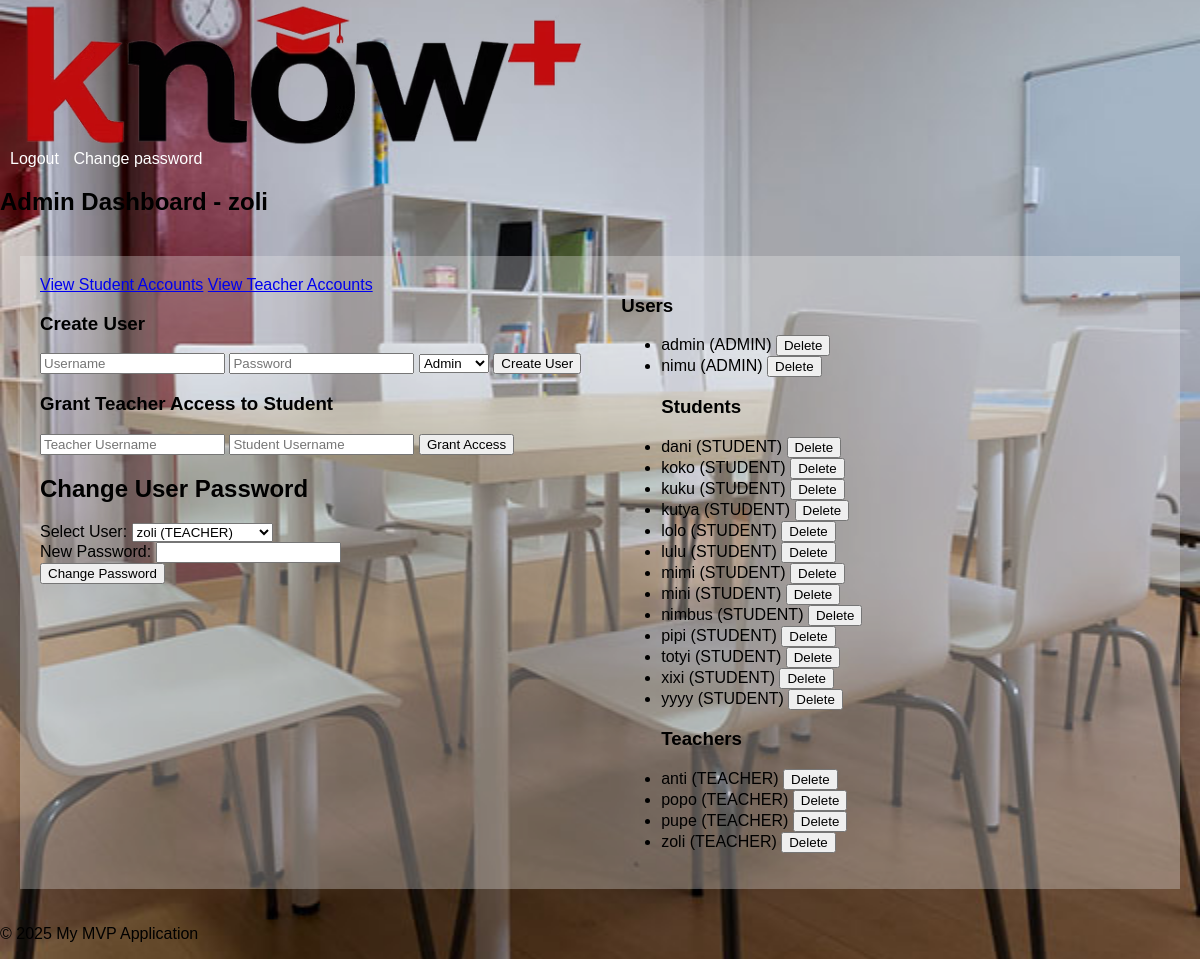
The app's page /admin/home (signed in) with its own data.
### models.py (models this page shows, shortened)
class User(db.Model, UserMixin):
    id = db.Column(db.Integer, primary_key=True)
    username = db.Column(db.String(80), unique=True, nullable=False)
    password_hash = db.Column(db.String(128))
    user_type = db.Column(db.Enum(UserType), nullable=False)  # Using UserType enum for role

### app.py (the view)
@app.route('/admin/home', methods=['GET'])
@login_required
def admin_home_display():
    users = User.query.all()  # Fetch all users to populate the dropdown
    return render_template('admin_home.html', users=users)

### app.py (called while the page is built)
@login_manager.user_loader
def load_user(user_id):
    return User.query.get(int(user_id))  # Load from the unified User model

### templates/admin_home.html (shortened to what this page needs)
{% extends "base.html" %}
{% block content %}
<h2>Admin Dashboard - {{ current_user.username }}</h2>
<div class="container">
    <div class="left-column">
        <div class="d-grid gap-2 d-md-block">
            <a href="{{ url_for('view_students') }}" class="btn btn-primary">View Student Accounts</a>
            <a href="{{ url_for('view_teachers') }}" class="btn btn-primary">View Teacher Accounts</a>
        </div>
        <h3>Create User</h3>
        <form action="{{ url_for('create_user') }}" method="post">
            <input type="text" name="username" placeholder="Username" required>
            <input type="password" name="password" placeholder="Password" required>
            <select name="user_type">
                <option value="ADMIN">Admin</option>
            </select>
            <button type="submit">Create User</button>
        </form>
        <h3>Grant Teacher Access to Student</h3>
        <form action="{{ url_for('grant_access') }}" method="post">
            <input type="text" name="teacher_username" placeholder="Teacher Username" required>
            <input type="text" name="student_username" placeholder="Student Username" required>
            <button type="submit">Grant Access</button>
        </form>
        <h2>Change User Password</h2>
        <form method="POST" action="{{ url_for('change_user_password') }}">
            <div>
                <label for="user_id">Select User:</label>
                <select name="user_id" id="user_id" required>
                    {% for user in users %}
                    <option value="{{ user.id }}">{{ user.username }} ({{ user.user_type.value }})</option>
                    {% endfor %}
                </select>
            </div>
            <div>
                <label for="new_password">New Password:</label>
                <input type="password" name="new_password" id="new_password" required>
            </div>
            <button type="submit">Change Password</button>
        </form>
    </div>
    <div class="right-column">
        <h3>Users</h3>
        <ul>
            {% set grouped_users = users | sort(attribute='username') | groupby('user_type.value') %}
            {% for group in grouped_users %}
            {% if group.grouper == 'ADMINISTRATOR' %}
            <h3>Administrators</h3>
            {% elif group.grouper == 'TEACHER' %}
            <h3>Teachers</h3>
            {% elif group.grouper == 'STUDENT' %}
            <h3>Students</h3>
            {% endif %}
            {% for user in group.list %}
            <li>
                {{ user.username }} ({{ user.user_type.value }})
                <form action="{{ url_for('delete_user', user_id=user.id) }}" method="post" style="display: inline;">
                    <button type="submit">Delete</button>
                </form>
            </li>
            {% endfor %}
            {% endfor %}
        </ul>
    </div>
</div>
{% endblock %}

### templates/base.html (shortened to what this page needs)
<!DOCTYPE html>
<html lang="en">
<head>
    <link rel="stylesheet" href="{{ url_for('static', filename='css/style.css') }}">
</head>
<body style="background-image: url('{{ url_for('static', filename='img/background.jpg') }}'); background-size: cover; background-repeat: no-repeat; background-attachment: fixed;">
<div id="header">
    <a href="/">
        <picture>
            <source srcset="{{ url_for('static', filename='img/logo.avif') }}" type="image/avif">
            <img src="{{ url_for('static', filename='img/logo.png') }}" alt="Your Logo" class="logo">
        </picture>
    </a>
    <div class="user-options">
        {% if current_user.is_authenticated %}
        <a href="{{ url_for('logout') }}">Logout</a>
        <a href="{{ url_for('change_password') }}">Change password</a>
        {% endif %}
    </div>
</div>
<div id="content">
    {% block content %}{% endblock %}
</div>
<div id="footer">
    <p>&copy; 2025 My MVP Application</p>
</div>
</body>
</html>

### static/css/style.css (style rules this page uses)
body { font-family: sans-serif; margin: 0; padding: 0; color: black; background-image: url('static/img/background.jpg'); background-size: cover; background-position: center; }
.logo { height: 150px; vertical-align: middle; margin-left: 20px; }
.user-options { margin-right: 20px; }
.user-options a { color: white; text-decoration: none; margin-left: 10px; }
.container { display: flex; padding: 20px; }
.left-column, .right-column { background-color: rgba(242, 242, 242, 0.3); padding: 20px; }
.left-column h2 { flex: 0 0 250px; }
.right-column { flex: 1; overflow-y: auto; }

### records on screen
User: username "zoli", user_type.value "TEACHER"
User: username "admin", user_type.value "ADMIN"
User: username "nimu", user_type.value "ADMIN"
User: username "dani", user_type.value "STUDENT"
User: username "koko", user_type.value "STUDENT"
User: username "kuku", user_type.value "STUDENT"
User: username "kutya", user_type.value "STUDENT"
User: username "lolo", user_type.value "STUDENT"
User: username "lulu", user_type.value "STUDENT"
User: username "mimi", user_type.value "STUDENT"
User: username "mini", user_type.value "STUDENT"
User: username "nimbus", user_type.value "STUDENT"
User: username "pipi", user_type.value "STUDENT"
User: username "totyi", user_type.value "STUDENT"
User: username "xixi", user_type.value "STUDENT"
User: username "yyyy", user_type.value "STUDENT"
User: username "anti", user_type.value "TEACHER"
User: username "popo", user_type.value "TEACHER"
User: username "pupe", user_type.value "TEACHER"

### other values on screen
form field user_id "zoli (TEACHER)"
